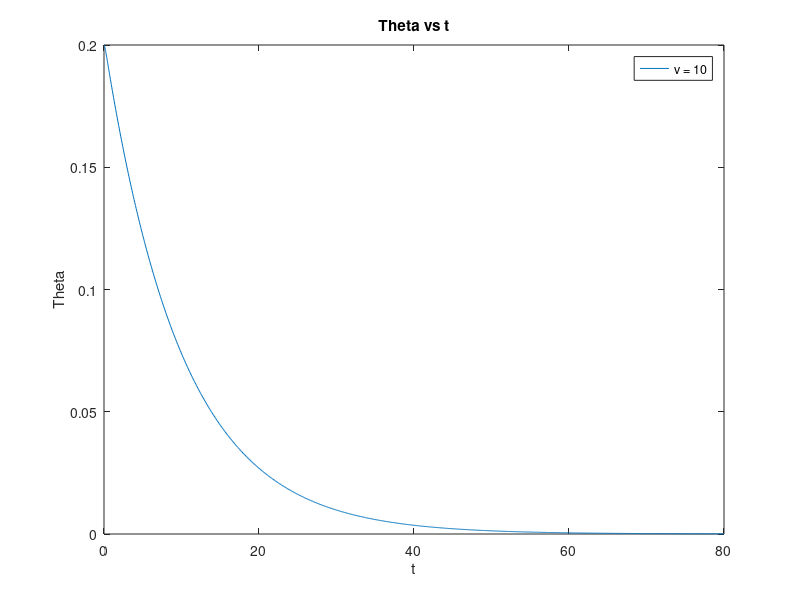
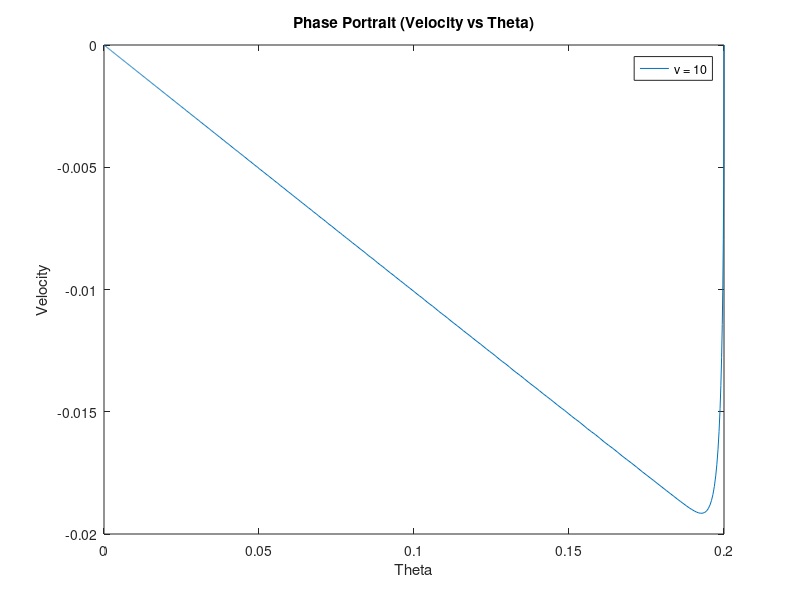

These charts were generated, in order, by the following MATLAB code:
% Makes plots of ? as function of time, as well as phase portraits of theta
% versus v. 
function func_plot()
    
    % Intial Conditions.
    initial_theta    = 0.2;
    initial_velocity = 0;
    % Constants
    v = 10;
    % Time Scale
    t = [0 80];

    % Solving the ODE.
    [t,theta]=ode45( @(t,theta) unforcedMotion(t,theta,v), t, [initial_theta initial_velocity] );
    
    % theta as function of time
    figure;
    plot(t,theta(:,1));
    xlabel('t'); ylabel('Theta'); title('Theta vs t');
    legend(sprintf('v = %d',v));
    % Phase portrait of theta versus v
    figure;
    plot(theta(:,1),theta(:,2));
    xlabel('Theta'); ylabel('Velocity'); title('Phase Portrait (Velocity vs Theta)')
    legend(sprintf('v = %d',v));

    % Function for the unforced motion, 2nd order differential equation
    % configured into two 1st order differential equations. 
    function dthetaValue = unforcedMotion(t, theta, v)
        dtheta1 = theta(2);
        dtheta2 = -v * theta(2) - sin(theta(1));

        dthetaValue = [dtheta1; dtheta2];
    end
end